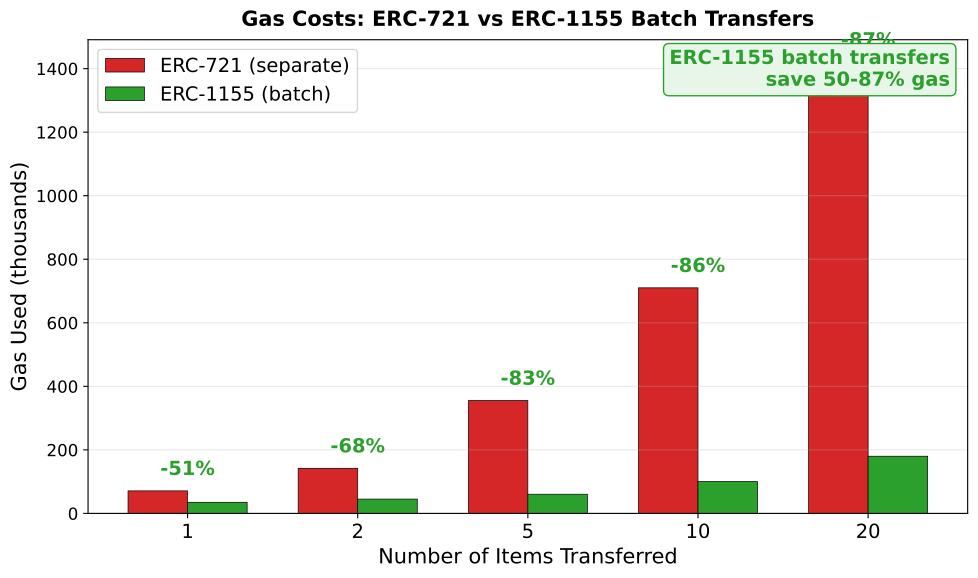

Source code (Python):
"""
ERC-1155 Batch Gas Savings
Shows gas efficiency of batch transfers
"""

import matplotlib.pyplot as plt
import numpy as np
from pathlib import Path

CHART_METADATA = {
    'title': 'Batch Gas Savings',
    'url': 'https://github.com/Digital-AI-Finance/Blockchain_Crypto/tree/main/Module_B_Ethereum_Smart_Contracts/L18_ERC721_ERC1155_Standards/charts/04_batch_gas_savings'
}

plt.rcParams.update({
    'font.size': 14,
    'axes.labelsize': 14,
    'axes.titlesize': 16,
    'xtick.labelsize': 12,
    'ytick.labelsize': 12,
    'legend.fontsize': 12,
    'figure.figsize': (10, 6),
    'figure.dpi': 150
})

MLPURPLE = '#3333B2'
MLBLUE = '#0066CC'
MLORANGE = '#FF7F0E'
MLGREEN = '#2CA02C'
MLRED = '#D62728'

fig, ax = plt.subplots(figsize=(10, 6))

# Number of items transferred
items = [1, 2, 5, 10, 20]

# Gas costs (approximate)
erc721_gas = [71000, 142000, 355000, 710000, 1420000]  # 71K per item
erc1155_gas = [35000, 45000, 60500, 100000, 180000]  # Batch efficiency

x = np.arange(len(items))
width = 0.35

bars1 = ax.bar(x - width/2, [g/1000 for g in erc721_gas], width,
               label='ERC-721 (separate)', color=MLRED, edgecolor='black', linewidth=0.5)
bars2 = ax.bar(x + width/2, [g/1000 for g in erc1155_gas], width,
               label='ERC-1155 (batch)', color=MLGREEN, edgecolor='black', linewidth=0.5)

# Add savings percentage
for i, (e721, e1155) in enumerate(zip(erc721_gas, erc1155_gas)):
    savings = (1 - e1155/e721) * 100
    ax.text(i, max(e721, e1155)/1000 + 50, f'-{savings:.0f}%',
            ha='center', fontsize=14, fontweight='bold', color=MLGREEN)

ax.set_xlabel('Number of Items Transferred', fontsize=15)
ax.set_ylabel('Gas Used (thousands)', fontsize=15)
ax.set_xticks(x)
ax.set_xticklabels(items, fontsize=14)

ax.legend(loc='upper left', fontsize=14)
ax.grid(True, alpha=0.3, axis='y')

# Key insight
props = dict(boxstyle='round,pad=0.3', facecolor='#E8F5E9', edgecolor=MLGREEN)
ax.text(0.98, 0.98, 'ERC-1155 batch transfers\nsave 50-87% gas',
        transform=ax.transAxes, ha='right', va='top',
        fontsize=14, fontweight='bold', bbox=props, color=MLGREEN)

ax.set_title('Gas Costs: ERC-721 vs ERC-1155 Batch Transfers', fontweight='bold', fontsize=15, pad=10)
plt.tight_layout()

output_path = Path(__file__).parent / 'chart.pdf'
plt.savefig(output_path, bbox_inches='tight', dpi=300)
print(f"Chart saved to: {output_path.absolute()}")
plt.close()
